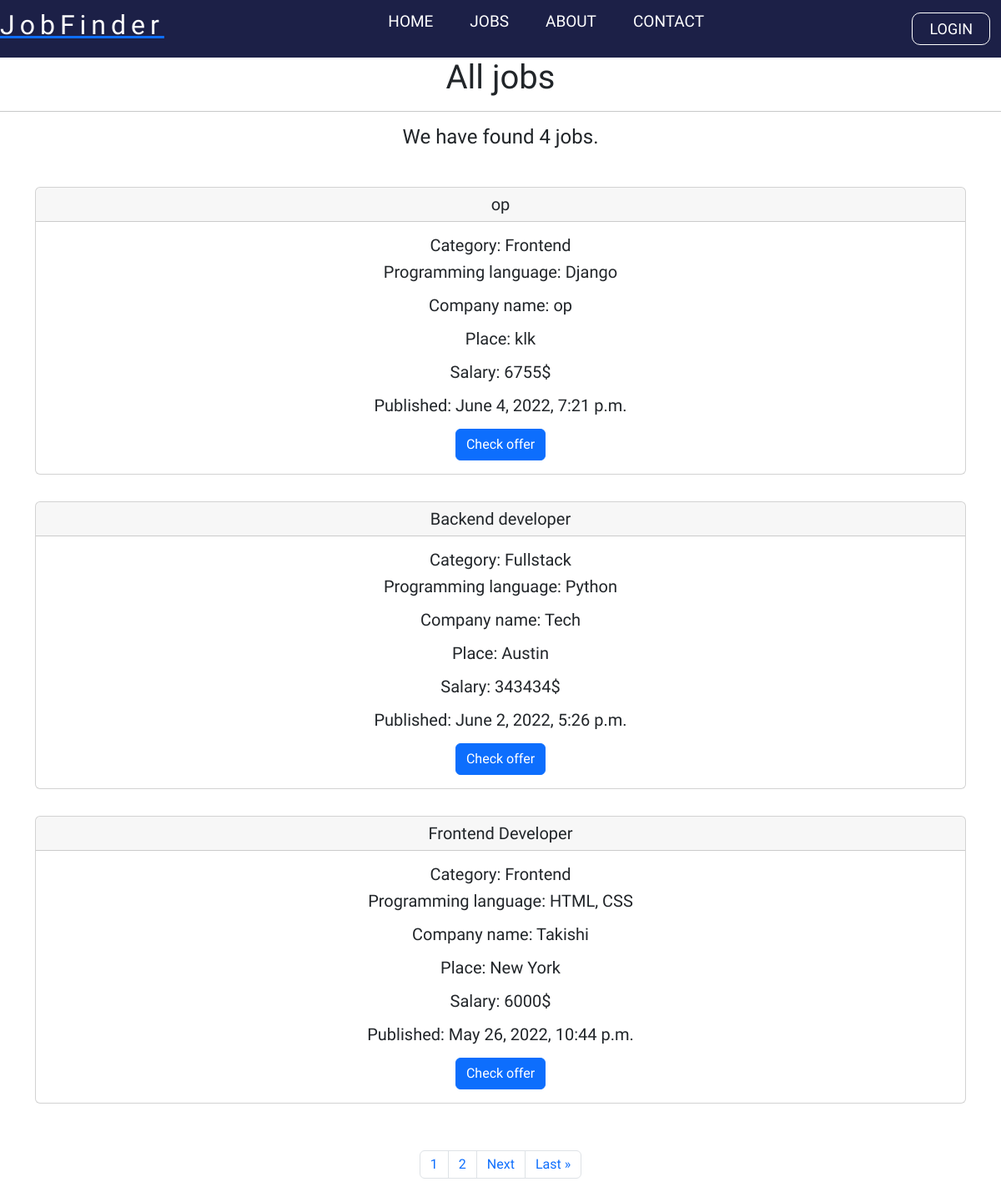
/jobs, run on an earlier commit of the app's database.
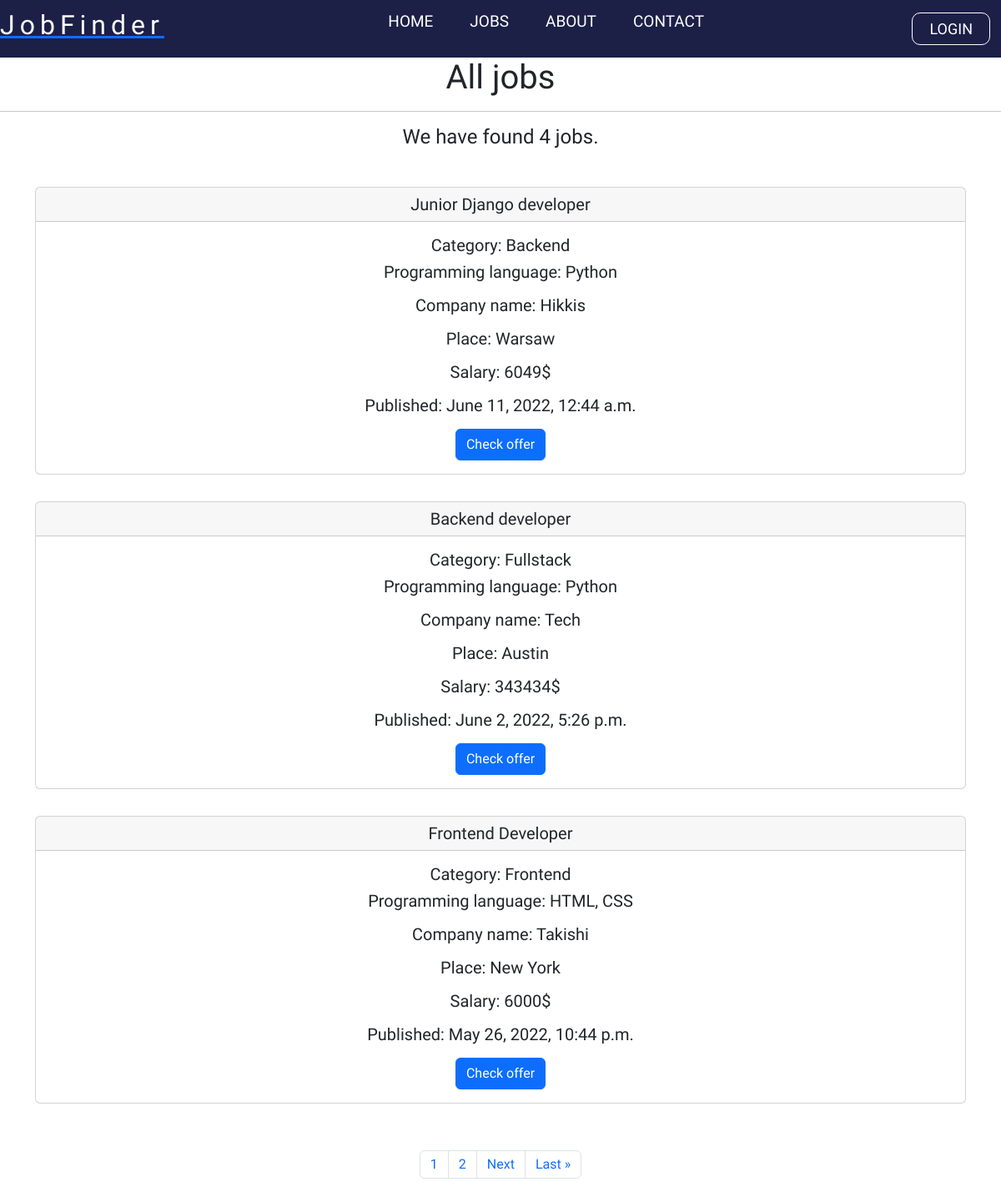
And on a later commit of the database.
### backend/models.py (models this page shows, shortened)
class Job(models.Model):
    user = models.ForeignKey(User, related_name='useraccount', on_delete=models.CASCADE, null=True, blank=True, editable=False)
    title = models.CharField(max_length=200, null=True, blank=True)
    company = models.CharField(max_length=200, null=True, blank=True)
    jobType = models.CharField(choices=JOB_CHOICES, max_length = 50, null=True, blank=True)
    category = models.CharField(choices=CATEGORY_CHOICES, max_length = 50, null=True, blank=True)
    contractType = models.CharField(choices=CONTRACT_CHOICES, max_length = 50, null=True, blank=True)
    experience = models.CharField(choices=EXPERIENCE_CHOICES, max_length = 50, null=True, blank=True)
    description = RichTextField(blank=True, null=True)
    proglanguage =  models.CharField(max_length=200, null=True, blank=True)
    place = models.CharField(max_length=200, null=True, blank=True)
    salary = models.CharField(max_length=200, null=True, blank=True)
    published = models.DateTimeField(default=timezone.now)
    class Meta:
        ordering = ['-published']

### backend/views.py (the view)
# urls.py: path('jobs',views.all_jobs, name="jobs"),
def all_jobs(request):
    jobs = Job.objects.all()
    p = Paginator(Job.objects.all(), 3)
    page = request.GET.get('page')
    jobss = p.get_page(page)
    nums = "c" * jobss.paginator.num_pages
    return render(request, 'backend/jobs.html', {'jobs': jobs, 'jobss': jobss, 'nums':nums})

### templates/backend/jobs.html (shortened to what this page needs)
<!DOCTYPE html>
{% extends 'main.html'%}
{% load static %}
	{% block content %}
    {% include 'navbar.html' %}
	<center>
	<h1>All jobs</h1>
	<center>
		<hr>
	<h4>We have found {{jobs.count}} jobs.<h4>
	<br>
		{% for job in jobss %}
<h5>
<div class="container">
<div class="card">
    <h5 class="card-header">{{job.title}}</h5>
    <div class="card-body">
      <h5 class="card-text">Category: {{job.get_category_display}}</h5>
      <p class="card-text">Programming language: {{ job.proglanguage}}</p>
      <p class="card-text">Company name: {{job.company}}</p>
      <p class="card-text">Place: {{job.place}}</p>
      <p class="card-text">Salary: {{job.salary}}$</p>
	  <p class="card-text">Published: {{job.published}}</p>
      <a href="{% url 'job_info' job.id %}" class="btn btn-primary">Check offer</a>
    </div>
  </div>
  <br>
</div>
</h5>
{% endfor %}
<br>
<nav aria-label="Page navigation example">
	<ul class="pagination justify-content-center">
{% for i in nums %}
<li class="page-item"><a class="page-link" href = "?page={{forloop.counter}}">{{forloop.counter}}</a></li>
{% endfor %}
{% if jobss.has_next %}
<li class="page-item"><a class="page-link" href = "?page={{jobss.next_page_number}}">Next</a></li>
<li class="page-item"><a class="page-link" href = "?page={{jobss.paginator.num_pages}}">Last &raquo</a></li>
{% endif %}
</ul>
</nav>
  <link href="https://cdn.jsdelivr.net/npm/bootstrap@5.2.0-beta1/dist/css/bootstrap.min.css" rel="stylesheet">
{% endblock %}

### templates/main.html (shortened to what this page needs)
<!DOCTYPE html>
{% load static %}
<html lang="en">
	<head>
		<link rel="stylesheet" href="{% static 'styles/main.css' %}">
		<link rel="stylesheet" href="https://use.fontawesome.com/releases/v5.0.7/css/all.css">
		<link rel="stylesheet" href="https://cdnjs.cloudflare.com/ajax/libs/twitter-bootstrap/4.1.3/css/bootstrap.min.css">
		<link rel="stylesheet" href="https://cdnjs.cloudflare.com/ajax/libs/ionicons/2.0.1/css/ionicons.min.css">
		<link rel="stylesheet" href="https://maxcdn.bootstrapcdn.com/bootstrap/4.0.0-beta.2/css/bootstrap.min.css">
	</head>
	<body>
		{% block content %}{% endblock %}
	</body>
</html>

### templates/navbar.html (shortened to what this page needs)
<!DOCTYPE html>
{% load static %}
<html lang="en">
<head>
    <link rel="stylesheet" href="{% static 'styles/navbar.css' %}">
</head>
<body>
    <div class="navbar">
        <a href={% url 'home' %} class="logo">
            <h2>JobFinder</h2>
        </a>
        <div class="items">
            <ul>
                <a href="{% url 'home' %}">HOME</a>
                <a href="{% url 'jobs' %}">JOBS</a>
                <a href="{% url 'about' %}">ABOUT</a>
                <a href="{% url 'contact' %}">CONTACT</a>
            </ul>
        </div>
        {% if user.is_authenticated %}
        <div class="btn">
            <a href="{% url 'profile' user %}"><button class="btn btn-primary">PROFILE</button></a>
            <a href="{% url 'signout'%}"><button class="btn btn-primary">LOGOUT</button></a>
        </div>
        {% else %}
        <div class="btn">
            <a href="{% url 'loginPage' %}"><button class="btn btn-primary">LOGIN</button></a>
        </div>
        {% endif %}
    </div>
</body>
</html>

### static/styles/navbar.css (style rules this page uses)
* { margin: 0; padding: 0; font-family: 'Koulen', cursive; }
body { background-color: rgb(255, 255, 255); }
.navbar { display: flex; justify-content: space-between; padding: 10px 20px; background-color: rgb(28, 32, 71); }
.logo h2 { color: #fff; letter-spacing: 6px; cursor: pointer; }
.items ul a { color: rgb(255, 255, 255); text-decoration: none; margin: 0 20px; font-size: 19px; }
.btn button { padding: 5px 20px; background-color: transparent; border: 1px solid #fff; border-radius: 10px; color: #fff; font-size: 18px; outline: none; cursor: pointer; }

What changed in the data, as far as the page shows it:
removed Job: title "op", category "Frontend", proglanguage "Django", company "op", place "klk", salary "6755", published "June 4, 2022, 7:21 p.m."
added Job: title "Junior Django developer", category "Backend", proglanguage "Python", company "Hikkis", place "Warsaw", salary "6049", published "June 11, 2022, 12:44 a.m."
